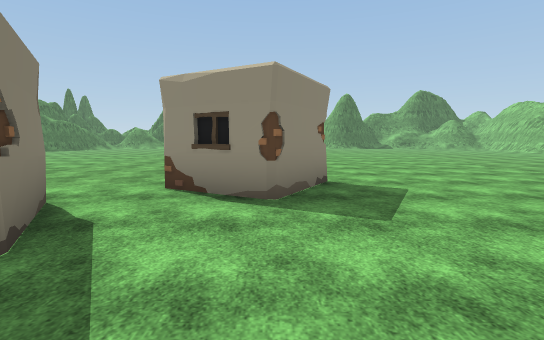
View 1 (above)

24 first-person views from a walk through a 3-D level made in the Unity game engine. The camera is 1.5 m above the floor, tilts 6° down and sees 85° across. The floor is counted in squares, 2 m on a side. Each view is taken from the middle of a square. On the plan, view 1 faces up. The plan holds only what a view shows up to about 10 squares ahead; the rest is blank. Some animated figures are not drawn. Some surface patterns are stand-ins.

View 2
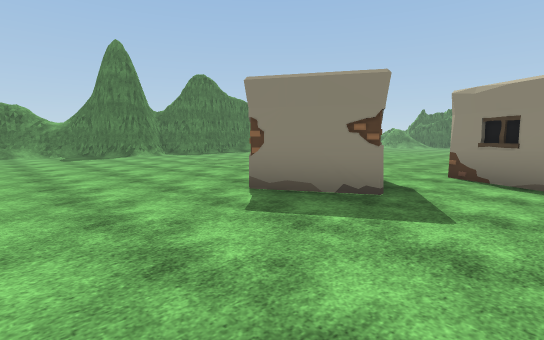

View 3
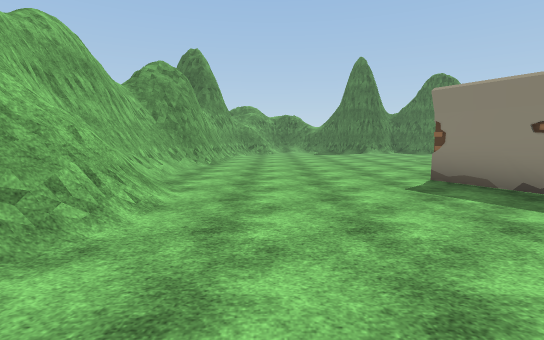

View 4
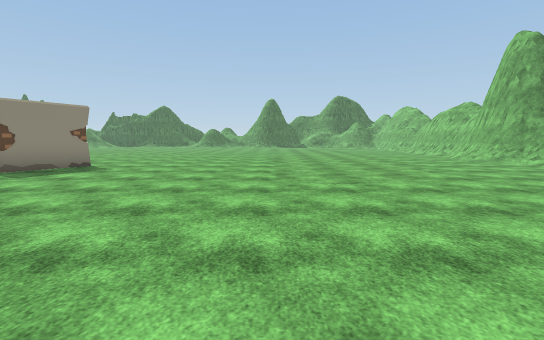

View 5
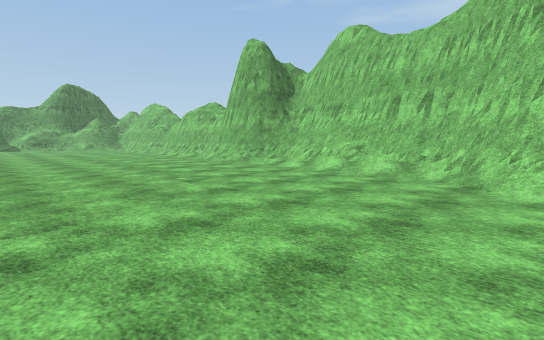

View 6
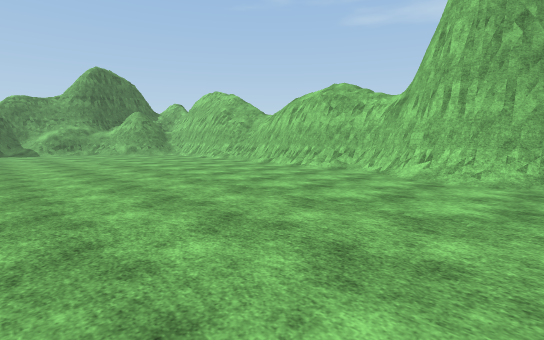

View 7
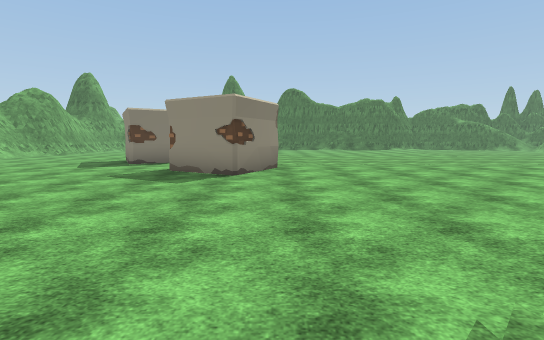

View 8
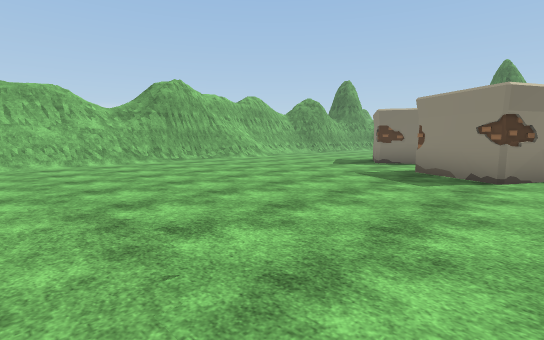

View 9
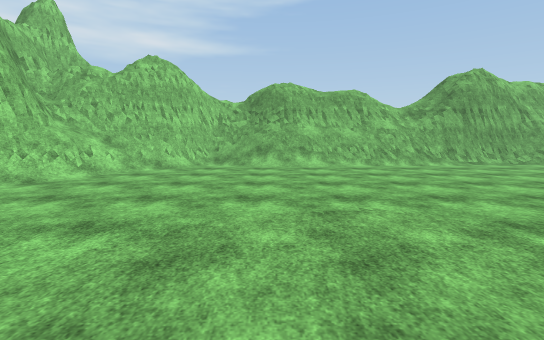

View 10
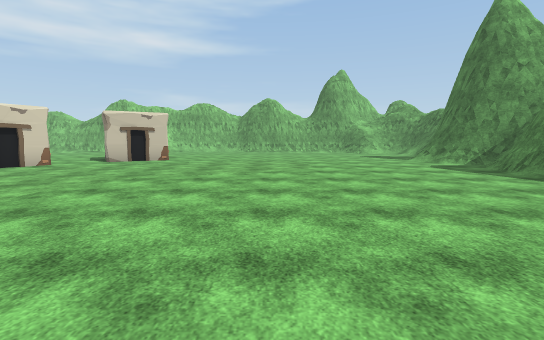

View 11
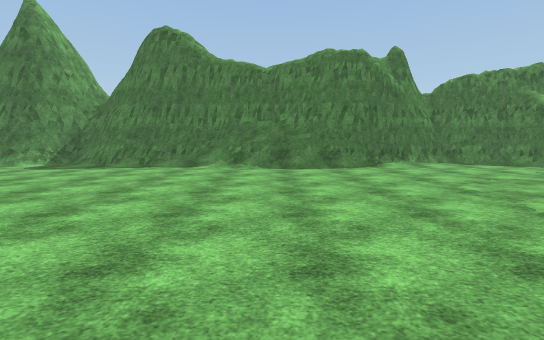

View 12
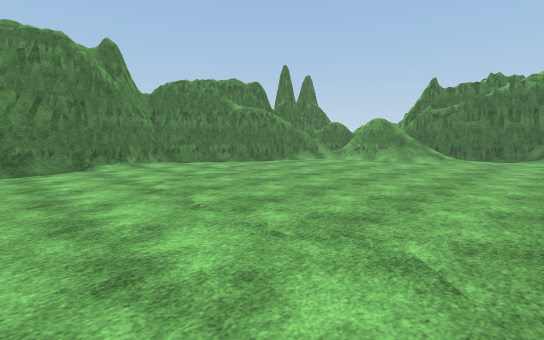

View 13
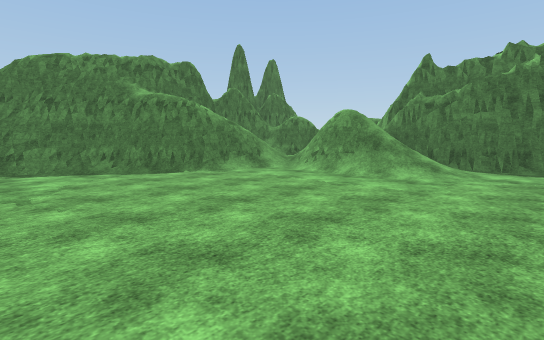

View 14
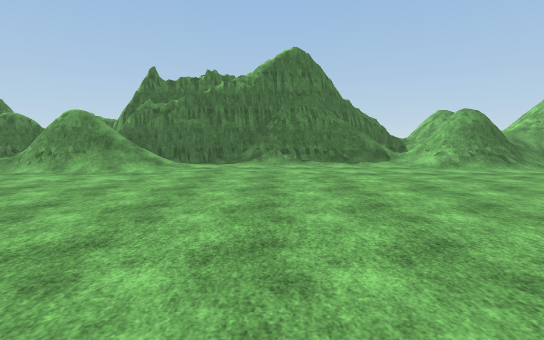

View 15
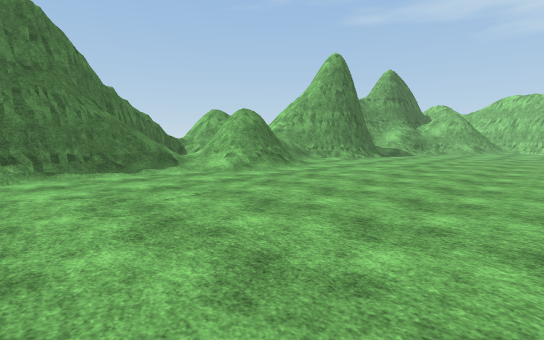

View 16
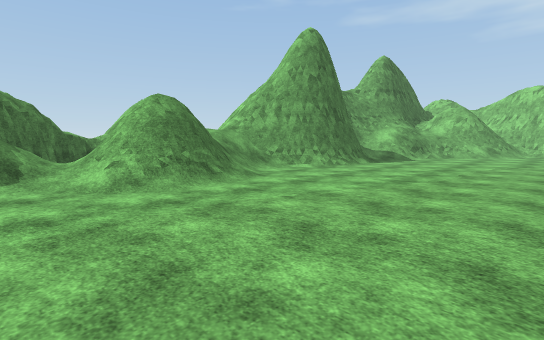

View 17
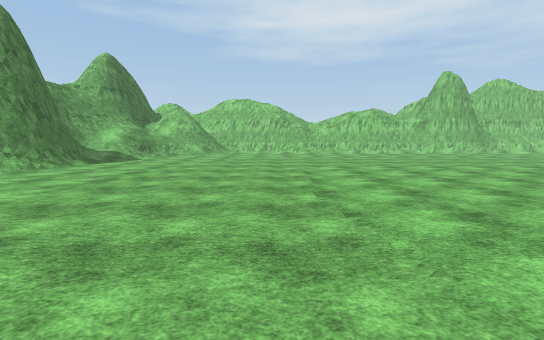

View 18
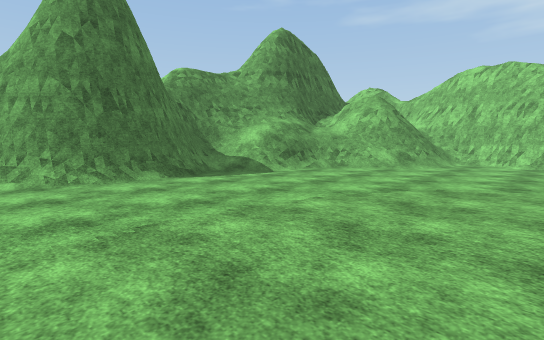

View 19
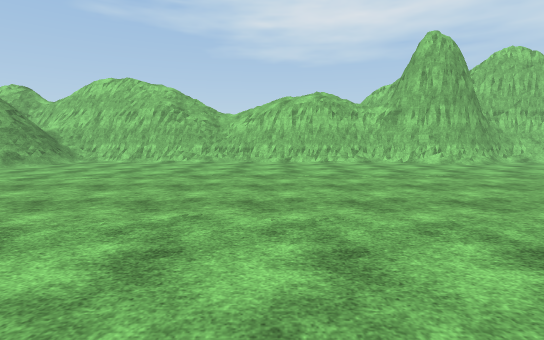

View 20
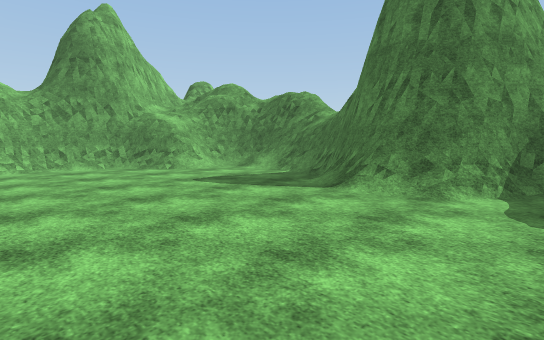

View 21
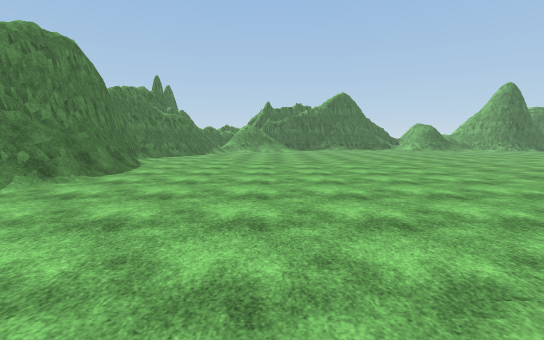

View 22
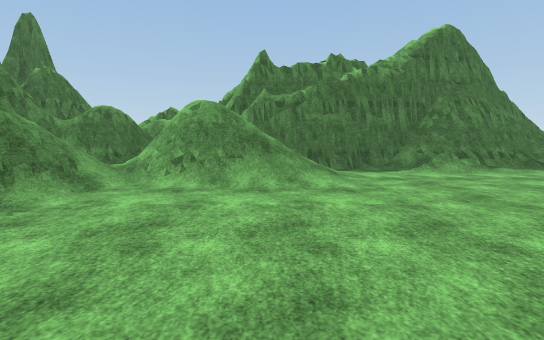

View 23
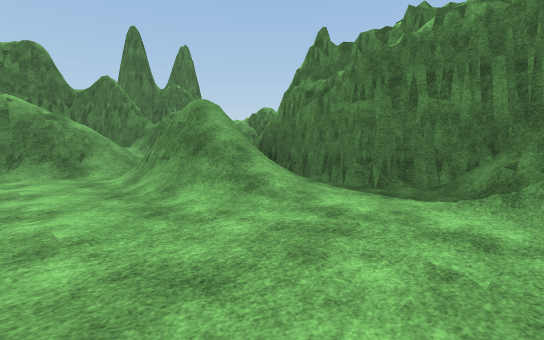

View 24
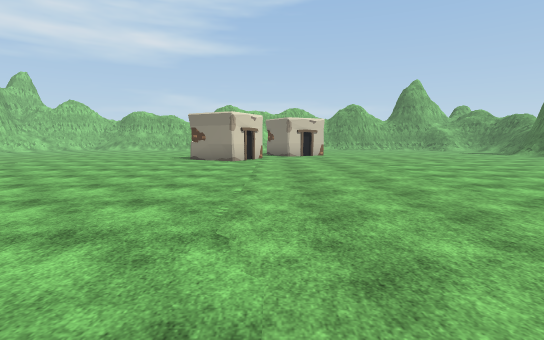

### Floor plan
Key: @ floor where view 1 was taken; # wall or solid block; . floor; / step, stairs or slope; = window, fence, low wall or low ledge; ^ raised ledge; v drop or lower ground; O other object.
Columns run from 15 left of view 1 to 14 right of it. Each row starts with its distance up from view 1.
 27               #=v
 26   ####      ###/   =
 25  ###=########//  //##
 24 ###/=v=/./###//# //#######
 23 ##//#///....../##/./###/ ####
 22 #////=//.......//......./===#
 21 #/#=....................../##
 20 #=#/......................./##
 19 ###..........................#
 18 ###..........................#
 17  #...........................#
 16  #.......... ................#
 15  #...........................#
 14  #/..........................#
 13  ##..........................#
 12  #=..........................#
 11  ##..........................#
 10  #/..........................#
  9  #/..........................#
  8  #/.........................##
  7  #..........................##
  6 ##.............#............/#
  5 #/............##O............#
  4 ##/...........O#............/#
  3 ##/.........#.............../#
  2 ##/........O##............../#
  1 #/..........#.............../#
  0 #..............@.........../##
 -1 #........................../#
 -2 ###......................./##
 -3  ###.................///.//#
 -4    ######////########^^#/###
 -5         ######     #######

Positions as (right, up) in squares from view 1, and headings:
1: (0, 0), facing up
2: (0, -2), facing up-left
3: (2, -2), facing left
4: (6, -3), facing up
5: (7, -1), facing up-right
6: (7, 6), facing up-right
7: (7, 6), facing left
8: (7, 6), facing down-left
9: (8, 5), facing down
10: (-8, 13), facing down
11: (-5, 11), facing left
12: (-5, 12), facing up-left
13: (-6, 16), facing up-left
14: (-5, 15), facing up
15: (-5, 17), facing up-right
16: (-2, 18), facing up-right
17: (-2, 17), facing right
18: (4, 17), facing up-right
19: (4, 13), facing right
20: (-9, 5), facing down-left
21: (-9, 5), facing up
22: (-9, 17), facing up
23: (-5, 20), facing up-left
24: (-2, 16), facing down
